Frame 1 (no input): blank canvas, image omitted
Frame 60 (the mouse pressed at the canvas centre just before this capture): blank canvas, image omitted
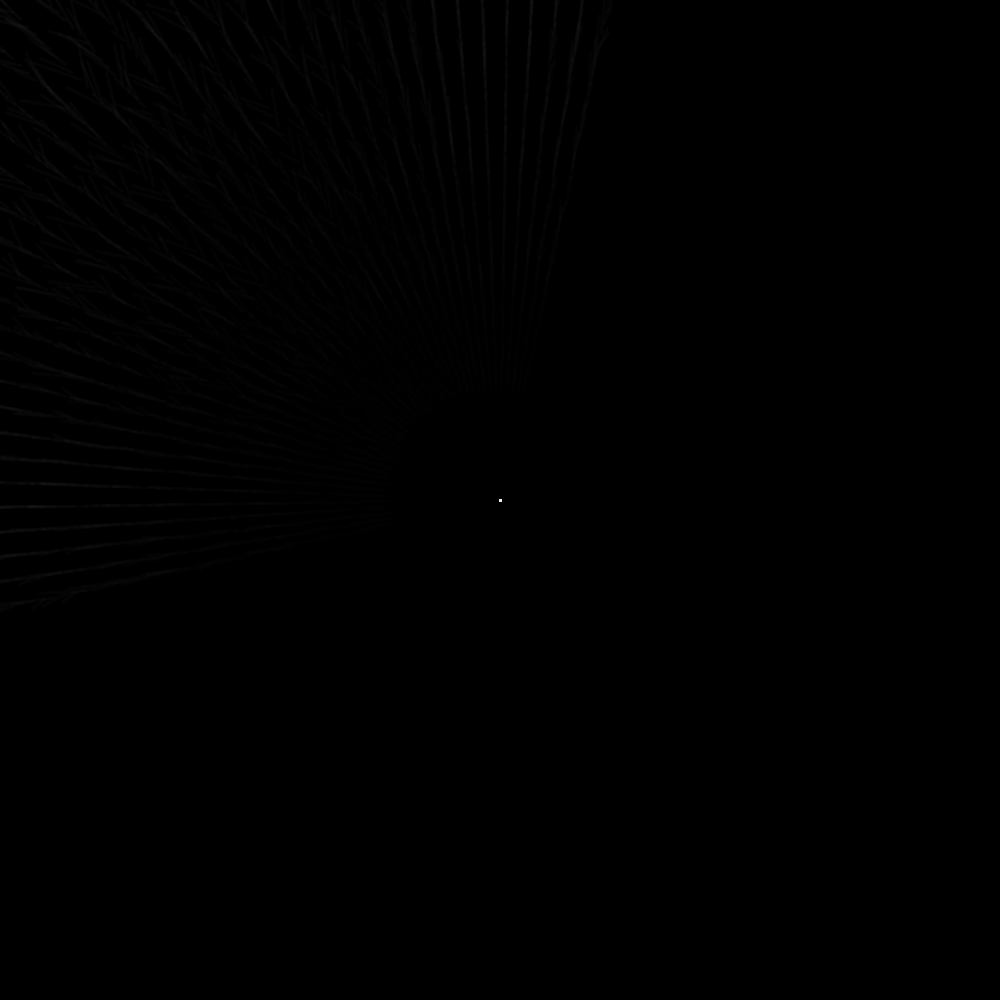
Frame 120 (the mouse held since frame 60 and released just before this capture)

The Processing sketch whose frames 1 and 60 were blank and that drew this single picture after the mouse press (run headless with seeded random() and noise(); from frame 60 on, the mouse is pressed at the canvas centre):

// Processing sketch: testtrigonom
// ── testtrigonom.pde
void setup()
{
   background(0);
   size(1000,1000); 
}

float stepAngle = 0.05;
float incrementoRotazione = 1.0;
float size = 1.5;
int nSegmenti = 100;
float alpha = 10;
float incrementoPulse = 0.1;

void draw()
{
   if(!mousePressed)
    return;
   
   PVector vecchio= new PVector(pmouseX,pmouseY);
   PVector nuovo= new PVector(mouseX,mouseY);
   
   float offy = vecchio.y - nuovo.y;
   float offx = vecchio.x - nuovo.x;
   
   
   float angle = atan2 ( offy , offx );
   float modulo = sqrt( offy*offy + offx*offx ) * size ;
   
   float tAngle = angle + incrementoRotazione;
   
   pushMatrix();
   translate(mouseX,mouseY);
   while (tAngle > angle - incrementoRotazione)
   {
     float compx1 = modulo * cos(tAngle);
     float compy1 = modulo * sin(tAngle);   
     float stepSegmentoX = compx1 / nSegmenti;
     float stepSegmentoY = compy1 / nSegmenti;
     float stepAlpha = alpha / nSegmenti;
     strokeWeight(3.0);
     
     
     for(int i=0;i<nSegmenti-1;i++)
     {
       stroke(255,i * stepAlpha);
       line(i*stepSegmentoX,i*stepSegmentoY, (i+1)*stepSegmentoX + (float)Math.random()*i*stepSegmentoX * incrementoPulse, (i+1)*stepSegmentoY +(float)Math.random()*i*stepSegmentoY*incrementoPulse);
       
     } 
     
     tAngle = tAngle - stepAngle;
     
     //line(0,0,compx1,compy1);
   }
   popMatrix();
  
      
 
    
}
